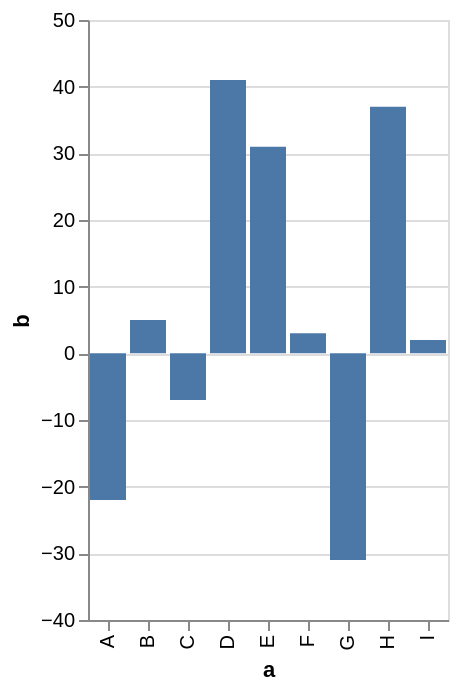

Vega-Lite specification stored for this chart:
### Vega specification from a JSON file in a GitHub repository (floating-point values rounded to 4 significant figures)
{"$schema": "https://vega.github.io/schema/vega/v6.json", "background": "white", "padding": 5, "height": 300, "style": "cell", "data": [{"name": "source_0", "values": [{"a": "A", "b": -22, "c": 5, "g": "x"}, {"a": "B", "b": 5, "c": 9, "g": "y"}, {"a": "C", "b": -7, "c": 2, "g": "x"}, {"a": "D", "b": 41, "c": 7, "g": "y"}, {"a": "E", "b": 31, "c": 4, "g": "x"}, {"a": "F", "b": 3, "c": 6, "g": "y"}, {"a": "G", "b": -31, "c": 8, "g": "x"}, {"a": "H", "b": 37, "c": 1, "g": "y"}, {"a": "I", "b": 2, "c": 3, "g": "x"}]}, {"name": "data_0", "source": "source_0", "transform": [{"type": "stack", "groupby": ["a"], "field": "b", "sort": {"field": [], "order": []}, "as": ["b_start", "b_end"], "offset": "zero"}, {"type": "filter", "expr": "isValid(datum[\"b\"]) && isFinite(+datum[\"b\"])"}]}], "signals": [{"name": "x_step", "value": 20}, {"name": "width", "update": "bandspace(domain('x').length, 0.1, 0.05) * x_step"}], "marks": [{"name": "marks", "type": "rect", "style": ["bar"], "from": {"data": "data_0"}, "encode": {"update": {"fill": {"value": "#4c78a8"}, "ariaRoleDescription": {"value": "bar"}, "description": {"signal": "\"a: \" + (isValid(datum[\"a\"]) ? isArray(datum[\"a\"]) ? join(datum[\"a\"], ' ') : datum[\"a\"] : \"\"+datum[\"a\"]) + \"; b: \" + (format(datum[\"b\"], \"\"))"}, "x": {"scale": "x", "field": "a"}, "width": {"signal": "max(0.25, bandwidth('x'))"}, "y": {"scale": "y", "field": "b_end"}, "y2": {"scale": "y", "field": "b_start"}}}}], "scales": [{"name": "x", "type": "band", "domain": {"data": "data_0", "field": "a", "sort": true}, "range": {"step": {"signal": "x_step"}}, "paddingInner": 0.1, "paddingOuter": 0.05}, {"name": "y", "type": "linear", "domain": {"data": "data_0", "fields": ["b_start", "b_end"]}, "range": [{"signal": "height"}, 0], "nice": true, "zero": true}], "axes": [{"scale": "y", "orient": "left", "gridScale": "x", "grid": true, "tickCount": {"signal": "ceil(height/40)"}, "domain": false, "labels": false, "aria": false, "maxExtent": 0, "minExtent": 0, "ticks": false, "zindex": 0}, {"scale": "x", "orient": "bottom", "grid": false, "title": "a", "labelAlign": "right", "labelAngle": 270, "labelBaseline": "middle", "zindex": 0}, {"scale": "y", "orient": "left", "grid": false, "title": "b", "labelOverlap": true, "tickCount": {"signal": "ceil(height/40)"}, "zindex": 0}]}
